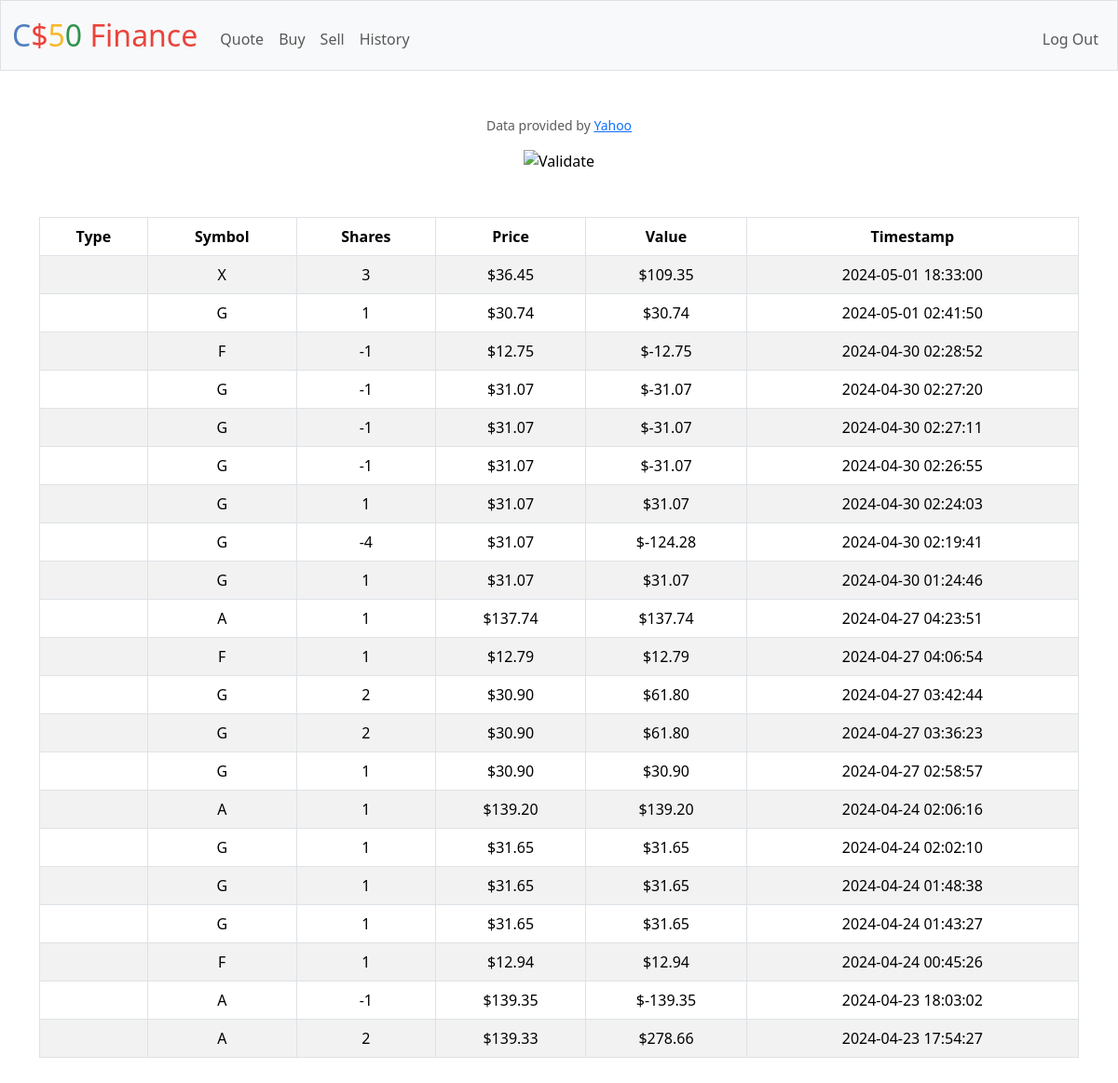
Page /history (signed in) on the committed database.
### tables this page shows
CREATE TABLE transactions (
    transaction_id INTEGER PRIMARY KEY AUTOINCREMENT,
    user_id INTEGER NOT NULL,
    symbol TEXT NOT NULL,
    shares INTEGER NOT NULL,
    price NUMERIC NOT NULL,
    created_at TIMESTAMP DEFAULT CURRENT_TIMESTAMP,
    FOREIGN KEY (user_id) REFERENCES users(id)
);

### app.py (the view)
@app.route("/history")
@login_required
def history():
    transactions = db.execute("SELECT * FROM transactions WHERE user_id = :user_id ORDER BY created_at DESC", user_id=session["user_id"])
    return render_template("history.html", transactions=transactions)

### app.py (called while the page is built)
@app.after_request
def after_request(response):
    response.headers["Cache-Control"] = "no-cache, no-store, must-revalidate"
    response.headers["Expires"] = 0
    response.headers["Pragma"] = "no-cache"
    return response

### helpers.py (called while the page is built)
def login_required(f):
    @wraps(f)
    def decorated_function(*args, **kwargs):
        if session.get("user_id") is None:
            return redirect("/login")
        return f(*args, **kwargs)
    return decorated_function

def usd(value):
    return f"${value:,.2f}"

### templates/history.html (shortened to what this page needs)
{% extends "layout.html" %}
{% block main %}
    <table class="table table-bordered table-striped">
        <thead>
            <tr>
                <th>Type</th>
                <th>Symbol</th>
                <th>Shares</th>
                <th>Price</th>
                <th>Value</th>
                <th>Timestamp</th>
            </tr>
        </thead>
        <tbody>
            {% for transaction in transactions %}
                <tr>
                    <td>{{ transaction.type }}</td>
                    <td>{{ transaction.symbol }}</td>
                    <td>{{ transaction.shares }}</td>
                    <td>{{ transaction.price|usd }}</td>
                    <td>{{ (transaction.shares * transaction.price)|usd }}</td>
                    <td>{{ transaction.created_at }}</td>
                </tr>
            {% endfor %}
        </tbody>
{% endblock %}

### templates/layout.html (shortened to what this page needs)
<!DOCTYPE html>
<html lang="en">
    <head>
        <link href="https://cdn.jsdelivr.net/npm/bootstrap@5.3.2/dist/css/bootstrap.min.css" rel="stylesheet">
        <link href="/static/styles.css" rel="stylesheet">
    </head>
    <body>
        <nav class="bg-light border navbar navbar-expand-md navbar-light">
            <div class="container-fluid">
                <a class="navbar-brand" href="/"><span class="blue">C</span><span class="red">$</span><span class="yellow">5</span><span class="green">0</span> <span class="red">Finance</span></a>
                <div class="collapse navbar-collapse" id="navbar">
                    {% if session["user_id"] %}
                        <ul class="navbar-nav me-auto mt-2">
                            <li class="nav-item"><a class="nav-link" href="/quote">Quote</a></li>
                            <li class="nav-item"><a class="nav-link" href="/buy">Buy</a></li>
                            <li class="nav-item"><a class="nav-link" href="/sell">Sell</a></li>
                            <li class="nav-item"><a class="nav-link" href="/history">History</a></li>
                        </ul>
                        <ul class="navbar-nav ms-auto mt-2">
                            <li class="nav-item"><a class="nav-link" href="/logout">Log Out</a></li>
                        </ul>
                    {% else %}
                        <ul class="navbar-nav ms-auto mt-2">
                            <li class="nav-item"><a class="nav-link" href="/register">Register</a></li>
                            <li class="nav-item"><a class="nav-link" href="/login">Log In</a></li>
                        </ul>
                    {% endif %}
                </div>
            </div>
        </nav>
        <main class="container py-5 text-center">
            {% block main %}{% endblock %}
        </main>
        <footer class="mb-5">
            <p class="mb-3 small text-center text-muted">
                Data provided by <a href="https://finance.yahoo.com/">Yahoo</a>
            </p>
            <form action="https://validator.w3.org/check" class="text-center" enctype="multipart/form-data" method="post" target="_blank">
                <input alt="Validate" src="/static/I_heart_validator.png" type="image">
            </form>
        </footer>
    </body>
</html>

### static/styles.css (style rules this page uses)
nav .navbar-brand { font-size: xx-large; }
nav .navbar-brand .blue { color: #537fbe; }
nav .navbar-brand .red { color: #ea433b; }
nav .navbar-brand .yellow { color: #f5b82e; }
nav .navbar-brand .green { color: #2e944b; }

### rows in the picture
transactions: (transaction.shares*transaction.price)|usd "$109.35"
transactions: (transaction.shares*transaction.price)|usd "$30.74"
transactions: (transaction.shares*transaction.price)|usd "$-12.75"
transactions: (transaction.shares*transaction.price)|usd "$-31.07"
transactions: (transaction.shares*transaction.price)|usd "$-31.07"
transactions: (transaction.shares*transaction.price)|usd "$-31.07"
transactions: (transaction.shares*transaction.price)|usd "$31.07"
transactions: (transaction.shares*transaction.price)|usd "$-124.28"
transactions: (transaction.shares*transaction.price)|usd "$31.07"
transactions: (transaction.shares*transaction.price)|usd "$137.74"
transactions: (transaction.shares*transaction.price)|usd "$12.79"
transactions: (transaction.shares*transaction.price)|usd "$61.80"
transactions: (transaction.shares*transaction.price)|usd "$61.80"
transactions: (transaction.shares*transaction.price)|usd "$30.90"
transactions: (transaction.shares*transaction.price)|usd "$139.20"
transactions: (transaction.shares*transaction.price)|usd "$31.65"
transactions: (transaction.shares*transaction.price)|usd "$31.65"
transactions: (transaction.shares*transaction.price)|usd "$31.65"
transactions: (transaction.shares*transaction.price)|usd "$12.94"
transactions: (transaction.shares*transaction.price)|usd "$-139.35"
transactions: (transaction.shares*transaction.price)|usd "$278.66"
